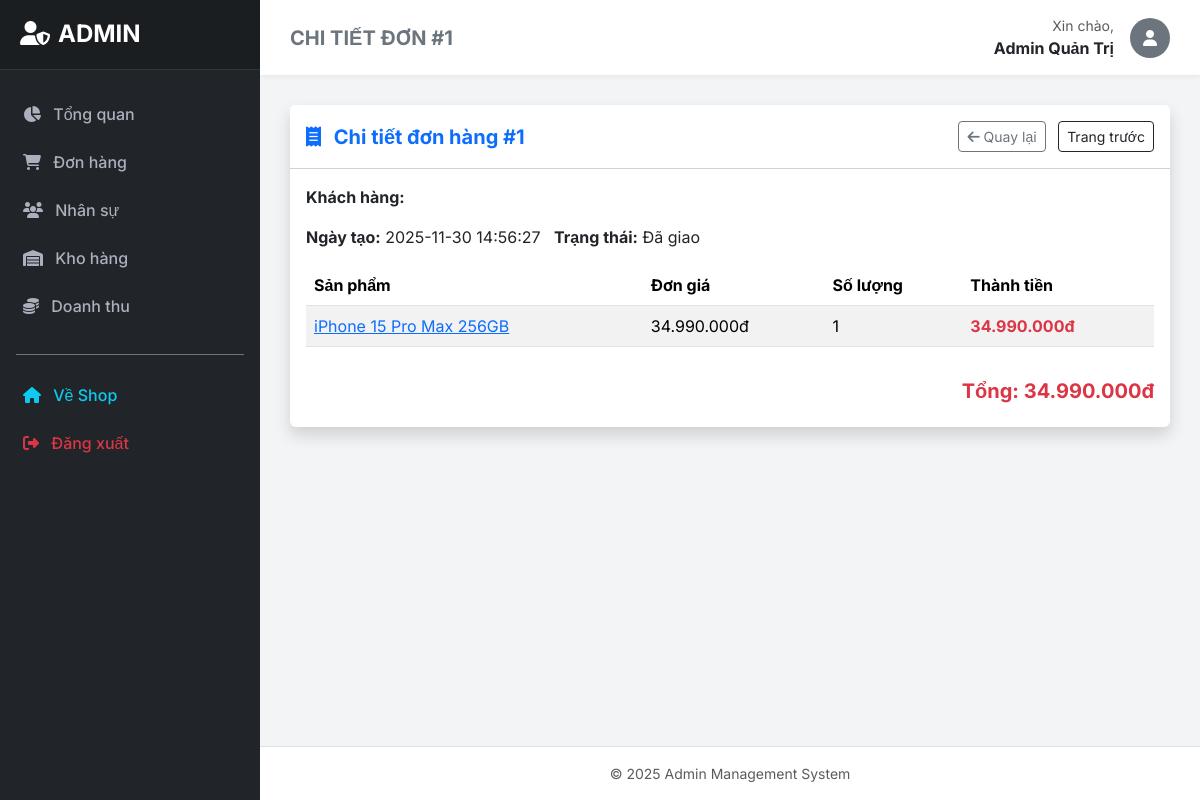
The app's page /admin/orderDetail/1 (signed in) with its own data.
### tables this page shows
CREATE TABLE `donhang` (
  `id` int(11) NOT NULL AUTO_INCREMENT,
  `id_nguoidung` int(11) NOT NULL,
  `ngay_tao` timestamp NOT NULL DEFAULT current_timestamp(),
  `tong_tien` decimal(12,0) NOT NULL,
  `trang_thai` varchar(50) NOT NULL DEFAULT 'Chờ xử lý',
  PRIMARY KEY (`id`),
  KEY `id_nguoidung` (`id_nguoidung`),
  CONSTRAINT `fk_donhang_nguoidung` FOREIGN KEY (`id_nguoidung`) REFERENCES `nguoidung` (`id`) ON DELETE CASCADE ON UPDATE CASCADE
);

CREATE TABLE `donhang_chitiet` (
  `id` int(11) NOT NULL AUTO_INCREMENT,
  `id_donhang` int(11) NOT NULL,
  `id_sanpham` int(11) NULL,
  `so_luong` int(11) NOT NULL,
  `don_gia_luc_mua` decimal(12,0) NOT NULL,
  PRIMARY KEY (`id`),
  KEY `id_donhang` (`id_donhang`),
  KEY `id_sanpham` (`id_sanpham`),
  CONSTRAINT `fk_chitiet_donhang` FOREIGN KEY (`id_donhang`) REFERENCES `donhang` (`id`) ON DELETE CASCADE ON UPDATE CASCADE,
  CONSTRAINT `fk_chitiet_sanpham` FOREIGN KEY (`id_sanpham`) REFERENCES `sanpham` (`id`) ON DELETE SET NULL ON UPDATE CASCADE
);

CREATE TABLE `sanpham` (
  `id` int(11) NOT NULL AUTO_INCREMENT,
  `ten_sanpham` varchar(255) NOT NULL,
  `gia` decimal(12,0) NOT NULL DEFAULT 0,
  `hinhanh` varchar(255) NOT NULL,
  `mo_ta` text DEFAULT NULL,
  `thong_so_ky_thuat` text DEFAULT NULL,
  `so_luong_ton` int(11) NOT NULL DEFAULT 0,
  `luot_xem` int(11) NOT NULL DEFAULT 0,
  `avg_rating` float DEFAULT 0, 
  `id_danhmuc` int(11) DEFAULT NULL,
  `ngay_tao` timestamp NOT NULL DEFAULT current_timestamp(),
  PRIMARY KEY (`id`),
  KEY `id_danhmuc` (`id_danhmuc`),
  CONSTRAINT `fk_sanpham_danhmuc` FOREIGN KEY (`id_danhmuc`) REFERENCES `danhmuc` (`id`) ON DELETE SET NULL ON UPDATE CASCADE
);

### controllers/AdminController.php (called while the page is built, shortened)
<?php
class AdminController extends Controller {
    public function orderDetail($order_id = 0) {
        $order_id = (int)$order_id;
        $orderModel = $this->loadModel('Order');
        $order = $orderModel->getOrderById($order_id);
        $details = $orderModel->getOrderDetails($order_id);
        $this->loadView('admin/order_detail', [
            'title' => 'Chi tiết đơn #' . $order['id'],
            'order' => $order,
            'details' => $details
        ], 'admin');
    }
}
?>

### models/Order.php (called while the page is built, shortened)
<?php
class Order extends Database {
    public function getOrderDetails($order_id) {
        $sql = "SELECT dc.*, sp.ten_sanpham, sp.hinhanh
                FROM donhang_chitiet AS dc
                JOIN sanpham AS sp ON dc.id_sanpham = sp.id
                WHERE dc.id_donhang = :order_id";
        return self::query($sql, [':order_id' => $order_id]);
    }
    public function getOrderById($order_id, $user_id = null) {
        if ($user_id) {
            $sql = "SELECT * FROM donhang WHERE id = :id AND id_nguoidung = :user_id";
            return self::query($sql, [':id' => $order_id, ':user_id' => $user_id], false);
        } else {
            $sql = "SELECT * FROM donhang WHERE id = :id";
            return self::query($sql, [':id' => $order_id], false);
        }
    }
}
?>

### models/Database.php (called while the page is built, shortened)
<?php
class Database {
    private static $conn = null;
    public static function getConnection() {
        if (self::$conn === null) {
            $host = DB_HOST;
            $db_name = DB_NAME;
            $username = DB_USER;
            $password = DB_PASS;
            $charset = DB_CHARSET;
            $dsn = "mysql:host=$host;dbname=$db_name;charset=$charset";
            $options = [
                PDO::ATTR_ERRMODE            => PDO::ERRMODE_EXCEPTION,
                PDO::ATTR_DEFAULT_FETCH_MODE => PDO::FETCH_ASSOC,
                PDO::ATTR_EMULATE_PREPARES   => false,
            ];
            try {
                self::$conn = new PDO($dsn, $username, $password, $options);
            } catch (PDOException $e) {
                die("Lỗi kết nối CSDL: " . $e->getMessage());
            }
        }
        return self::$conn;
    }
    private static function _query($sql, $params = [], $fetchAll = true) {
        try {
            $stmt = self::getConnection()->prepare($sql);
            $stmt->execute($params);
            if ($fetchAll) {
                return $stmt->fetchAll();
            }
            return $stmt->fetch();
        } catch (PDOException $e) {
            if (DEBUG_MODE) {
                echo "Lỗi truy vấn: " . $e->getMessage();
            }
            return null;
        }
    }
    public static function query($sql, $params = [], $fetchAll = true) {
        return self::_query($sql, $params, $fetchAll);
    }
}
?>

### views/admin/order_detail.php (the view, shortened to what this page needs)
<div class="card shadow border-0">
    <div class="card-header bg-white py-3 d-flex justify-content-between align-items-center">
        <h5 class="mb-0 fw-bold text-primary"><i class="fas fa-receipt me-2"></i> Chi tiết đơn hàng #<?= htmlspecialchars($order['id'] ?? '') ?></h5>
        <div>
            <a href="<?= BASE_URL ?>/admin/orders" class="btn btn-sm btn-outline-secondary me-2"><i class="fas fa-arrow-left"></i> Quay lại</a>
            <a href="javascript:history.back()" class="btn btn-sm btn-outline-dark">Trang trước</a>
        </div>
    </div>
    <div class="card-body">
        <div class="mb-3">
            <strong>Khách hàng:</strong> <?= htmlspecialchars($order['ho_ten'] ?? '') ?> &nbsp;
        </div>
        <div class="mb-3">
            <strong>Ngày tạo:</strong> <?= htmlspecialchars($order['ngay_tao'] ?? '') ?> &nbsp;
            <strong>Trạng thái:</strong> <?= htmlspecialchars($order['trang_thai'] ?? '') ?>
        </div>
        <div class="table-responsive">
            <table class="table table-striped">
                <thead>
                    <tr>
                        <th>Sản phẩm</th>
                        <th>Đơn giá</th>
                        <th>Số lượng</th>
                        <th>Thành tiền</th>
                    </tr>
                </thead>
                <tbody>
                    <?php if (empty($details)): ?>
                        <tr><td colspan="4" class="text-center text-muted">Không có sản phẩm trong đơn</td></tr>
                    <?php else: foreach ($details as $d): ?>
                        <tr>
                            <td>
                                <a href="<?= BASE_URL ?>/product/detail/<?= htmlspecialchars($d['id_sanpham']) ?>" target="_blank">
                                    <?= htmlspecialchars($d['ten_sanpham']) ?>
                                </a>
                            </td>
                            <td><?= number_format($d['don_gia_luc_mua'] ?? 0, 0, ',', '.') ?>đ</td>
                            <td><?= (int)($d['so_luong'] ?? 0) ?></td>
                            <td class="text-danger fw-bold"><?= number_format((($d['don_gia_luc_mua'] ?? 0) * ($d['so_luong'] ?? 0)), 0, ',', '.') ?>đ</td>
                        </tr>
                    <?php endforeach; endif; ?>
                </tbody>
            </table>
        </div>
        <div class="text-end mt-3">
            <h5 class="fw-bold text-danger">Tổng: <?= number_format($order['tong_tien'] ?? 0, 0, ',', '.') ?>đ</h5>
        </div>
    </div>
</div>

### views/layout/admin.php (style rules this page uses)
body { font-family: 'Inter', sans-serif; background-color: #f3f4f6; min-height: 100vh; display: flex; }

### records on screen
donhang: id "1", ngay_tao "2025-11-30 14:56:27", trang_thai "Đã giao", tong_tien "34.990.000"
donhang_chitiet: id_sanpham.ten_sanpham "iPhone 15 Pro Max 256GB", don_gia_luc_mua "34.990.000", so_luong "1", ($d['don_gia_luc_mua'] ?? 0) * ($d['so_luong'] ?? 0) "34.990.000"

### other values on screen
$title "CHI TIẾT ĐƠN #1"
$_SESSION['user']['ho_ten'] "Admin Quản Trị"
